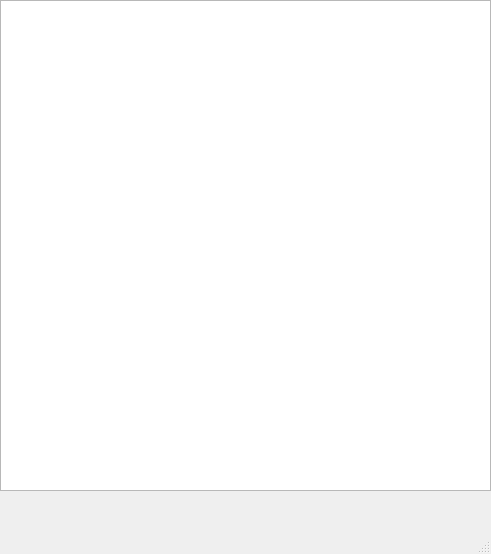
<?xml version="1.0" encoding="UTF-8"?>
<ui version="4.0">
 <class>MainWindow</class>
 <widget class="QMainWindow" name="MainWindow">
  <property name="geometry">
   <rect>
    <x>0</x>
    <y>0</y>
    <width>491</width>
    <height>554</height>
   </rect>
  </property>
  <property name="windowTitle">
   <string>MainWindow</string>
  </property>
  <widget class="QWidget" name="centralwidget">
   <widget class="QTextEdit" name="textEdit">
    <property name="geometry">
     <rect>
      <x>0</x>
      <y>0</y>
      <width>491</width>
      <height>491</height>
     </rect>
    </property>
   </widget>
  </widget>
  <widget class="QMenuBar" name="menubar">
   <property name="geometry">
    <rect>
     <x>0</x>
     <y>0</y>
     <width>491</width>
     <height>26</height>
    </rect>
   </property>
  </widget>
  <widget class="QStatusBar" name="statusbar"/>
 </widget>
 <resources/>
 <connections/>
</ui>
